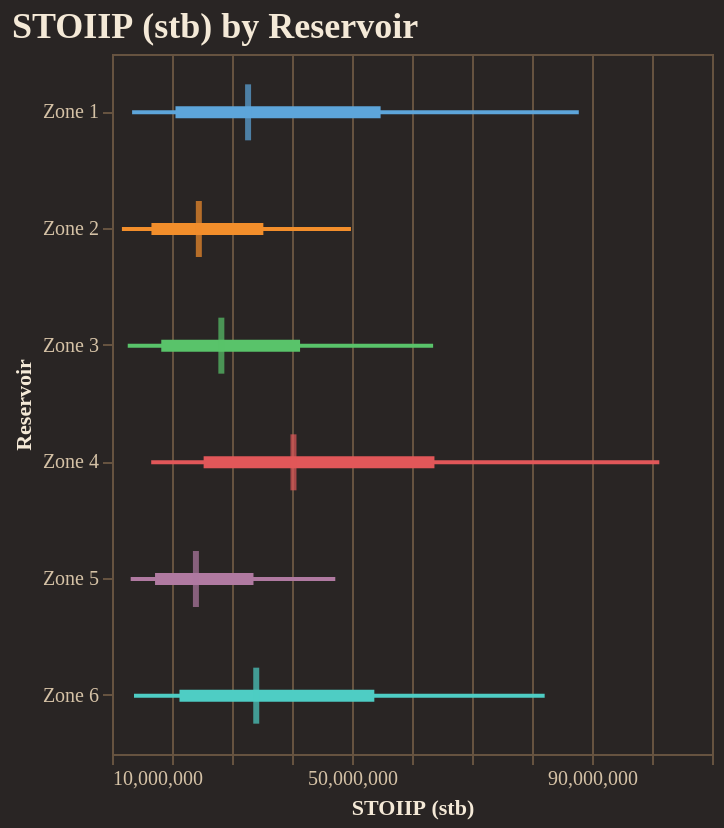

Notebook cell for this chart:
### Code cell
fig = reporter.plotter.forest_plot(
    "STOIIP (stb)", 
    backend=PLOTTING_BACKEND
)
fig.show()

### Figure 1 — Vega-Lite specification as saved in the notebook (floating-point values rounded to 4 significant figures)
{"config": {"background": "#292524", "view": {"fill": "#292524", "stroke": "#665340"}, "title": {"color": "#f4e9d7", "font": "Merriweather", "fontSize": 18, "fontWeight": 600, "subtitleColor": "#d5c2a6", "anchor": "start"}, "axis": {"domainColor": "#665340", "gridColor": "#665340", "tickColor": "#665340", "labelColor": "#d5c2a6", "titleColor": "#f4e9d7", "labelFont": "Merriweather", "titleFont": "Merriweather"}, "legend": {"titleColor": "#f4e9d7", "labelColor": "#d5c2a6", "labelFont": "Merriweather", "titleFont": "Merriweather", "orient": "top-right", "symbolType": "circle"}, "header": {"labelColor": "#d5c2a6", "titleColor": "#f4e9d7", "labelFont": "Merriweather", "titleFont": "Merriweather"}, "mark": {"color": "#c78d3b"}, "line": {"color": "#c78d3b"}, "bar": {"color": "#c78d3b"}, "point": {"color": "#ddb06d"}, "area": {"color": "#c78d3b", "opacity": 0.35}, "text": {"color": "#f4e9d7", "font": "Merriweather"}, "range": {"category": ["#5DA5DA", "#F28E2B", "#59C36A", "#E15759", "#B07AA1", "#4ECDC4", "#FF9DA7", "#EDC948"]}}, "layer": [{"mark": {"type": "rule", "strokeWidth": 2}, "encoding": {"color": {"field": "group", "legend": null, "type": "nominal"}, "x": {"field": "p10", "scale": {"zero": false}, "title": "STOIIP (stb)", "type": "quantitative"}, "x2": {"field": "p90"}, "y": {"field": "group", "sort": ["Zone 1", "Zone 2", "Zone 3", "Zone 4", "Zone 5", "Zone 6"], "title": "Reservoir", "type": "nominal"}}}, {"mark": {"type": "rule", "strokeWidth": 6}, "encoding": {"color": {"field": "group", "legend": null, "type": "nominal"}, "x": {"field": "p25", "scale": {"zero": false}, "title": "STOIIP (stb)", "type": "quantitative"}, "x2": {"field": "p75"}, "y": {"field": "group", "sort": ["Zone 1", "Zone 2", "Zone 3", "Zone 4", "Zone 5", "Zone 6"], "title": "Reservoir", "type": "nominal"}}}, {"mark": {"type": "tick", "color": "black", "size": 28, "thickness": 3}, "encoding": {"color": {"field": "group", "legend": null, "type": "nominal"}, "tooltip": [{"field": "group", "title": "Group", "type": "nominal"}, {"field": "p10", "title": "P10", "type": "quantitative"}, {"field": "p25", "title": "P25", "type": "quantitative"}, {"field": "median", "title": "Median", "type": "quantitative"}, {"field": "p75", "title": "P75", "type": "quantitative"}, {"field": "p90", "title": "P90", "type": "quantitative"}], "x": {"field": "median", "scale": {"zero": false}, "title": "STOIIP (stb)", "type": "quantitative"}, "y": {"field": "group", "sort": ["Zone 1", "Zone 2", "Zone 3", "Zone 4", "Zone 5", "Zone 6"], "title": "Reservoir", "type": "nominal"}}}], "data": {"name": "data-fe951c894e3f5de8890bf9954dcee725"}, "height": 350, "title": "STOIIP (stb) by Reservoir", "width": "container", "$schema": "https://vega.github.io/schema/vega-lite/v5.20.1.json", "datasets": {"data-fe951c894e3f5de8890bf9954dcee725": [{"group": "Zone 1", "p10": 13350000.0, "p25": 20580000.0, "median": 32680000.0, "p75": 54770000.0, "p90": 87800000.0}, {"group": "Zone 2", "p10": 11650000.0, "p25": 16570000.0, "median": 24470000.0, "p75": 35230000.0, "p90": 49820000.0}, {"group": "Zone 3", "p10": 12620000.0, "p25": 18210000.0, "median": 28220000.0, "p75": 41340000.0, "p90": 63520000.0}, {"group": "Zone 4", "p10": 16530000.0, "p25": 25270000.0, "median": 40240000.0, "p75": 63740000.0, "p90": 101200000.0}, {"group": "Zone 5", "p10": 13120000.0, "p25": 17170000.0, "median": 23990000.0, "p75": 33580000.0, "p90": 47210000.0}, {"group": "Zone 6", "p10": 13670000.0, "p25": 21250000.0, "median": 34040000.0, "p75": 53720000.0, "p90": 82110000.0}]}}
